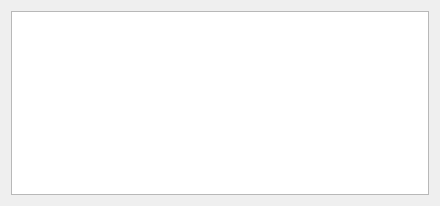
<?xml version="1.0" encoding="UTF-8"?>
<ui version="4.0">
 <class>PropertyPlainTextEdit</class>
 <widget class="QWidget" name="PropertyPlainTextEdit">
  <property name="geometry">
   <rect>
    <x>0</x>
    <y>0</y>
    <width>440</width>
    <height>206</height>
   </rect>
  </property>
  <property name="sizePolicy">
   <sizepolicy hsizetype="Expanding" vsizetype="Expanding">
    <horstretch>0</horstretch>
    <verstretch>0</verstretch>
   </sizepolicy>
  </property>
  <property name="maximumSize">
   <size>
    <width>16777215</width>
    <height>16777215</height>
   </size>
  </property>
  <property name="windowTitle">
   <string>PropertyPlainTextEdit</string>
  </property>
  <layout class="QHBoxLayout" name="mainLayout">
   <item>
    <widget class="QPlainTextEdit" name="plainTextEdit">
     <property name="sizePolicy">
      <sizepolicy hsizetype="Expanding" vsizetype="Expanding">
       <horstretch>0</horstretch>
       <verstretch>0</verstretch>
      </sizepolicy>
     </property>
     <property name="maximumSize">
      <size>
       <width>16777215</width>
       <height>350</height>
      </size>
     </property>
    </widget>
   </item>
  </layout>
 </widget>
 <resources/>
 <connections>
  <connection>
   <sender>plainTextEdit</sender>
   <signal>textChanged()</signal>
   <receiver>PropertyPlainTextEdit</receiver>
   <slot>text_changed()</slot>
   <hints>
    <hint type="sourcelabel">
     <x>199</x>
     <y>149</y>
    </hint>
    <hint type="destinationlabel">
     <x>199</x>
     <y>149</y>
    </hint>
   </hints>
  </connection>
 </connections>
 <slots>
  <slot>text_changed()</slot>
 </slots>
</ui>
